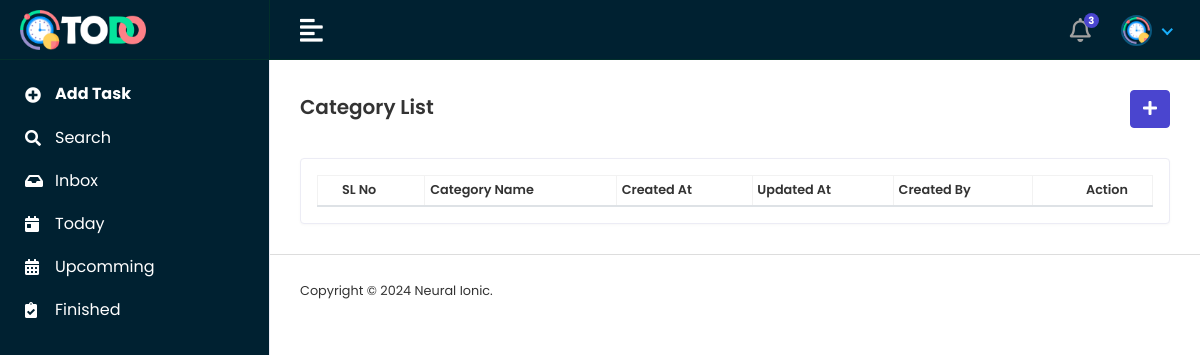
/categoryList/, run on an earlier commit of the app's database.
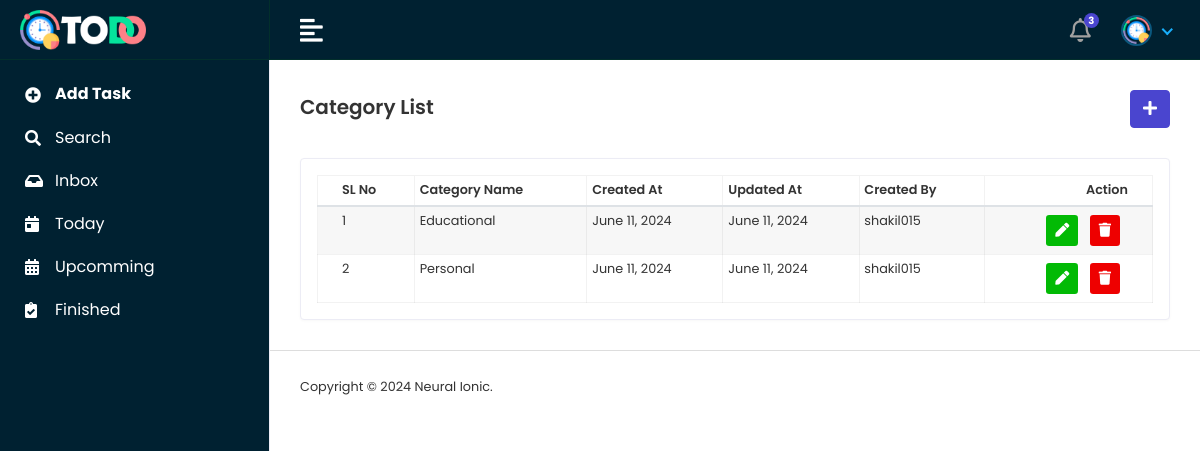
And on a later commit of the database.
### todoapp/models.py (models this page shows)
class CategoryModel(models.Model):
    user = models.ForeignKey(CustomToDoUserModel,on_delete=models.CASCADE,null=True)
    CategoryName = models.CharField(max_length=100,null=True)
    Created_at = models.DateField(auto_now_add=True,null=True)
    Updated_at = models.DateField(auto_now=True,null=True)
    class Meta:
        ordering=['CategoryName']
        verbose_name = "Category Info"
        db_table = "category_name_table"

class CustomToDoUserModel(AbstractUser):
    USERTYPE = [
        ('Admin','Admin'),
        ('Viewer','Viewer'),
    ]
    UserType = models.CharField(choices=USERTYPE,max_length=100,null=True)
    ProfilePic = models.ImageField(upload_to='media/profilepic/',null=True)
    class Meta:
        ordering = ["username"]
        verbose_name = "Custom User"
        db_table = "to_do_user_table"
        unique_together = ["username","email"]

### todoproject/views.py (the view)
# urls.py: path('categoryList/',categoryList,name="categoryList"),
def categoryList(request):
    categorydata = CategoryModel.objects.all()
    return render(request,'myadmin/categorylist.html',{'categorydata':categorydata})

### template/myadmin/categorylist.html
{% extends 'master/master.html' %}
{% block content %}
<div class="content container-fluid">
    <div class="page-header">
       <div class="row align-items-center">
          <div class="col">
             <h3 class="page-title">Category List</h3>
          </div>
          <div class="col-auto text-right float-right ml-auto">
             <a href="{% url 'addCategory' %}" class="btn btn-primary"><i class="fas fa-plus"></i></a>
          </div>
       </div>
    </div>
    <div class="row">
       <div class="col-sm-12">
          <div class="card card-table">
             <div class="card-body">
                <div class="table-responsive">
                   <table id="tabledata" class="table table-striped table-bordered" cellspacing="0" width="100%">
                      <thead>
                        <tr>
                            <th>SL No</th>
                            <th>Category Name</th>
                            <th>Created At</th>
                            <th>Updated At</th>
                            <th>Created By</th>
                            <th class="text-right">Action</th>
                        </tr>
                      </thead>
                      <tbody>
                        {% for category in categorydata %}
                            <tr>
                                <td>{{forloop.counter}}</td>
                                <td>{{category.CategoryName}}</td>
                                <td>{{category.Created_at}}</td>
                                <td>{{category.Updated_at}}</td>
                                <td>{{category.user}}</td>
                                <td class="text-right">
                                    <div class="actions">
                                       <a href="{% url 'editcategory' category.id %}" class="btn btn-sm bg-success-light mr-2">
                                       <i class="fas fa-pen"></i>
                                       </a>
                                       <a href="{% url 'deletecategory' category.id %}" class="btn btn-sm bg-danger-light mr-2">
                                       <i class="fas fa-trash"></i>
                                       </a>
                                    </div>
                                 </td>
                            </tr>
                        {% endfor %}
                      </tbody>
                   </table>
                </div>
             </div>
          </div>
       </div>
    </div>
 </div>
{% endblock content %}

### template/master/master.html (shortened to what this page needs)
{% load static %}
<!DOCTYPE html>
<html lang="en">
<head>
    <link rel="stylesheet" href="{% static 'assets/plugins/bootstrap/css/bootstrap.min.css' %}">
    <link rel="stylesheet" href="{% static 'assets/plugins/fontawesome/css/fontawesome.min.css' %}">
    <link rel="stylesheet" href="{% static 'assets/plugins/fontawesome/css/all.min.css' %}">
    <link rel="stylesheet" href="{% static 'assets/plugins/simple-calendar/simple-calendar.css' %}">
    <link rel="stylesheet" href="{% static 'assets/css/style.css' %}">
    <link rel="stylesheet" href="{% static 'assets/plugins/datatables/datatables.min.css' %}">
</head>
<body>
    <div class="main-wrapper">
        {% include 'master/header.html' %}
        {% include 'master/sidebar.html' %}
        <div class="page-wrapper">
            {% block content %}
            {% endblock content %}
            {% include 'master/footer.html' %}
        </div>
    </div>
</body>
</html>

### template/master/header.html (shortened to what this page needs)
{% load static %}
<div class="header">
    <div class="header-left">
        <a href="" class="logo">
            <img src="{% static 'assets/img/logo-2.png' %}" alt="Logo">
        </a>
    </div>
    <a href="javascript:void(0);" id="toggle_btn">
        <i class="fas fa-align-left"></i>
    </a>
    <ul class="nav user-menu">
        <li class="nav-item dropdown noti-dropdown">
            <a href="#" class="dropdown-toggle nav-link" data-toggle="dropdown">
                <i class="far fa-bell"></i> <span class="badge badge-pill">3</span>
            </a>
        </li>
        <li class="nav-item dropdown has-arrow">
            {% if user.UserType == 'Student' %}
            <a href="#" class="dropdown-toggle nav-link" data-toggle="dropdown">
                <span class="user-img"><img class="avatar-img rounded-circle"
                        src="" width="31"
                        alt="img"></span>
            </a>
            {% else %}
            <a href="#" class="dropdown-toggle nav-link" data-toggle="dropdown">
                <span class="user-img"><img class="rounded-circle"
                        src="{% static 'assets/img/logo-small-2.png' %}" style="border: 2px solid rgb(13, 100, 144, 0.818); object-fit:cover;" width="31" height="31"
                        alt="img"></span>
            </a>
            {% endif %}
        </li>
    </ul>
</div>

### template/master/sidebar.html
{% load static %}
<div class="sidebar" id="sidebar">
    <div class="sidebar-inner slimscroll">
        <div id="sidebar-menu" class="sidebar-menu">
            <ul>
                {% if user.UserType == 'Admin' %}
                <li><a href="{% url 'addCategory' %}"><strong><i class="fas fa-plus-circle"></i><span>Add Category</span> </strong></a></li>
                <li><a href="{% url 'categoryList' %}"><i class="fas fa-list"></i><span>Category List</span></a></li>
                {% else %}
                <li><a href="#"><strong><i class="fas fa-plus-circle"></i><span>Add Task</span> </strong></a></li>
                <li><a href="#"><i class="fas fa-search"></i><span>Search</span> </a></li>
                <li><a href="#"><i class="fas fa-inbox"></i><span>Inbox</span> </a></li>
                <li><a href="#"><i class="fas fa-calendar-day"></i><span>Today</span> </a></li>
                <li><a href="#"><i class="fas fa-calendar-alt"></i><span>Upcomming</span> </a></li>
                <li><a href="#"><i class="fas fa-clipboard-check"></i><span>Finished</span> </a></li>
                {% endif %}
        </div>
    </div>
</div>

### template/master/footer.html
<footer>
    <p>Copyright © 2024 Neural Ionic.</p>
</footer>

What changed in the data, as far as the page shows it:
added CategoryModel: CategoryName "Educational", Created_at "June 11, 2024", Updated_at "June 11, 2024", user "shakil015"
added CategoryModel: CategoryName "Personal", Created_at "June 11, 2024", Updated_at "June 11, 2024", user "shakil015"
